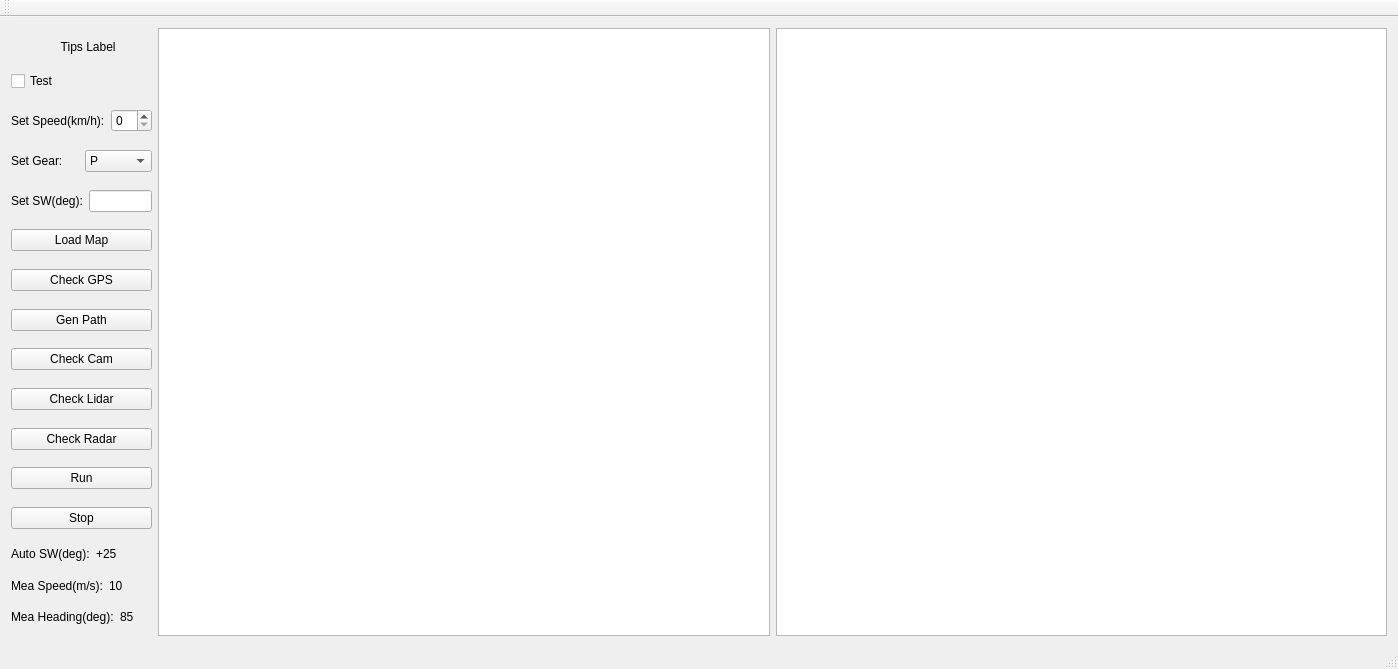
<?xml version="1.0" encoding="UTF-8"?>
<ui version="4.0">
 <class>MainWindow</class>
 <widget class="QMainWindow" name="MainWindow">
  <property name="geometry">
   <rect>
    <x>0</x>
    <y>0</y>
    <width>1398</width>
    <height>669</height>
   </rect>
  </property>
  <property name="windowTitle">
   <string>MainWindow</string>
  </property>
  <widget class="QWidget" name="centralWidget">
   <layout class="QHBoxLayout" name="horizontalLayout_8">
    <item>
     <layout class="QGridLayout" name="gridLayout">
      <item row="0" column="0">
       <layout class="QVBoxLayout" name="verticalLayout">
        <item>
         <spacer name="verticalSpacer_16">
          <property name="orientation">
           <enum>Qt::Vertical</enum>
          </property>
          <property name="sizeHint" stdset="0">
           <size>
            <width>20</width>
            <height>40</height>
           </size>
          </property>
         </spacer>
        </item>
        <item>
         <widget class="QLabel" name="label">
          <property name="sizePolicy">
           <sizepolicy hsizetype="Minimum" vsizetype="Fixed">
            <horstretch>0</horstretch>
            <verstretch>0</verstretch>
           </sizepolicy>
          </property>
          <property name="text">
           <string>               Tips Label</string>
          </property>
         </widget>
        </item>
        <item>
         <spacer name="verticalSpacer_10">
          <property name="orientation">
           <enum>Qt::Vertical</enum>
          </property>
          <property name="sizeHint" stdset="0">
           <size>
            <width>20</width>
            <height>40</height>
           </size>
          </property>
         </spacer>
        </item>
        <item>
         <widget class="QCheckBox" name="checkBox">
          <property name="text">
           <string>Test</string>
          </property>
         </widget>
        </item>
        <item>
         <spacer name="verticalSpacer_11">
          <property name="orientation">
           <enum>Qt::Vertical</enum>
          </property>
          <property name="sizeHint" stdset="0">
           <size>
            <width>20</width>
            <height>40</height>
           </size>
          </property>
         </spacer>
        </item>
        <item>
         <layout class="QHBoxLayout" name="horizontalLayout">
          <item>
           <widget class="QLabel" name="label_2">
            <property name="sizePolicy">
             <sizepolicy hsizetype="Minimum" vsizetype="Minimum">
              <horstretch>0</horstretch>
              <verstretch>0</verstretch>
             </sizepolicy>
            </property>
            <property name="text">
             <string>Set Speed(km/h):</string>
            </property>
           </widget>
          </item>
          <item>
           <widget class="QSpinBox" name="spinBox">
            <property name="sizePolicy">
             <sizepolicy hsizetype="Minimum" vsizetype="Minimum">
              <horstretch>0</horstretch>
              <verstretch>0</verstretch>
             </sizepolicy>
            </property>
           </widget>
          </item>
         </layout>
        </item>
        <item>
         <spacer name="verticalSpacer_12">
          <property name="orientation">
           <enum>Qt::Vertical</enum>
          </property>
          <property name="sizeHint" stdset="0">
           <size>
            <width>20</width>
            <height>40</height>
           </size>
          </property>
         </spacer>
        </item>
        <item>
         <layout class="QHBoxLayout" name="horizontalLayout_2">
          <item>
           <widget class="QLabel" name="label_3">
            <property name="sizePolicy">
             <sizepolicy hsizetype="Minimum" vsizetype="Minimum">
              <horstretch>0</horstretch>
              <verstretch>0</verstretch>
             </sizepolicy>
            </property>
            <property name="text">
             <string>Set Gear:</string>
            </property>
           </widget>
          </item>
          <item>
           <widget class="QComboBox" name="comboBox">
            <property name="sizePolicy">
             <sizepolicy hsizetype="Ignored" vsizetype="Minimum">
              <horstretch>0</horstretch>
              <verstretch>0</verstretch>
             </sizepolicy>
            </property>
            <item>
             <property name="text">
              <string>P</string>
             </property>
            </item>
            <item>
             <property name="text">
              <string>N</string>
             </property>
            </item>
            <item>
             <property name="text">
              <string>D</string>
             </property>
            </item>
            <item>
             <property name="text">
              <string>R</string>
             </property>
            </item>
           </widget>
          </item>
         </layout>
        </item>
        <item>
         <spacer name="verticalSpacer_18">
          <property name="orientation">
           <enum>Qt::Vertical</enum>
          </property>
          <property name="sizeHint" stdset="0">
           <size>
            <width>20</width>
            <height>40</height>
           </size>
          </property>
         </spacer>
        </item>
        <item>
         <layout class="QHBoxLayout" name="horizontalLayout_3">
          <item>
           <widget class="QLabel" name="label_4">
            <property name="sizePolicy">
             <sizepolicy hsizetype="Minimum" vsizetype="Minimum">
              <horstretch>0</horstretch>
              <verstretch>0</verstretch>
             </sizepolicy>
            </property>
            <property name="text">
             <string>Set SW(deg):</string>
            </property>
           </widget>
          </item>
          <item>
           <widget class="QLineEdit" name="lineEdit">
            <property name="sizePolicy">
             <sizepolicy hsizetype="Ignored" vsizetype="Minimum">
              <horstretch>0</horstretch>
              <verstretch>0</verstretch>
             </sizepolicy>
            </property>
           </widget>
          </item>
         </layout>
        </item>
        <item>
         <spacer name="verticalSpacer">
          <property name="orientation">
           <enum>Qt::Vertical</enum>
          </property>
          <property name="sizeHint" stdset="0">
           <size>
            <width>20</width>
            <height>40</height>
           </size>
          </property>
         </spacer>
        </item>
        <item>
         <widget class="QPushButton" name="pushButton">
          <property name="sizePolicy">
           <sizepolicy hsizetype="Minimum" vsizetype="Minimum">
            <horstretch>0</horstretch>
            <verstretch>0</verstretch>
           </sizepolicy>
          </property>
          <property name="text">
           <string>Load Map</string>
          </property>
         </widget>
        </item>
        <item>
         <spacer name="verticalSpacer_2">
          <property name="orientation">
           <enum>Qt::Vertical</enum>
          </property>
          <property name="sizeHint" stdset="0">
           <size>
            <width>20</width>
            <height>40</height>
           </size>
          </property>
         </spacer>
        </item>
        <item>
         <widget class="QPushButton" name="pushButton_2">
          <property name="sizePolicy">
           <sizepolicy hsizetype="Minimum" vsizetype="Minimum">
            <horstretch>0</horstretch>
            <verstretch>0</verstretch>
           </sizepolicy>
          </property>
          <property name="text">
           <string>Check GPS</string>
          </property>
         </widget>
        </item>
        <item>
         <spacer name="verticalSpacer_3">
          <property name="orientation">
           <enum>Qt::Vertical</enum>
          </property>
          <property name="sizeHint" stdset="0">
           <size>
            <width>20</width>
            <height>40</height>
           </size>
          </property>
         </spacer>
        </item>
        <item>
         <widget class="QPushButton" name="pushButton_3">
          <property name="sizePolicy">
           <sizepolicy hsizetype="Minimum" vsizetype="Minimum">
            <horstretch>0</horstretch>
            <verstretch>0</verstretch>
           </sizepolicy>
          </property>
          <property name="text">
           <string>Gen Path</string>
          </property>
         </widget>
        </item>
        <item>
         <spacer name="verticalSpacer_4">
          <property name="orientation">
           <enum>Qt::Vertical</enum>
          </property>
          <property name="sizeHint" stdset="0">
           <size>
            <width>20</width>
            <height>40</height>
           </size>
          </property>
         </spacer>
        </item>
        <item>
         <widget class="QPushButton" name="pushButton_4">
          <property name="sizePolicy">
           <sizepolicy hsizetype="Minimum" vsizetype="Minimum">
            <horstretch>0</horstretch>
            <verstretch>0</verstretch>
           </sizepolicy>
          </property>
          <property name="text">
           <string>Check Cam</string>
          </property>
         </widget>
        </item>
        <item>
         <spacer name="verticalSpacer_5">
          <property name="orientation">
           <enum>Qt::Vertical</enum>
          </property>
          <property name="sizeHint" stdset="0">
           <size>
            <width>20</width>
            <height>40</height>
           </size>
          </property>
         </spacer>
        </item>
        <item>
         <widget class="QPushButton" name="pushButton_5">
          <property name="sizePolicy">
           <sizepolicy hsizetype="Minimum" vsizetype="Minimum">
            <horstretch>0</horstretch>
            <verstretch>0</verstretch>
           </sizepolicy>
          </property>
          <property name="text">
           <string>Check Lidar</string>
          </property>
         </widget>
        </item>
        <item>
         <spacer name="verticalSpacer_6">
          <property name="orientation">
           <enum>Qt::Vertical</enum>
          </property>
          <property name="sizeHint" stdset="0">
           <size>
            <width>20</width>
            <height>40</height>
           </size>
          </property>
         </spacer>
        </item>
        <item>
         <widget class="QPushButton" name="pushButton_6">
          <property name="sizePolicy">
           <sizepolicy hsizetype="Minimum" vsizetype="Minimum">
            <horstretch>0</horstretch>
            <verstretch>0</verstretch>
           </sizepolicy>
          </property>
          <property name="text">
           <string>Check Radar</string>
          </property>
         </widget>
        </item>
        <item>
         <spacer name="verticalSpacer_7">
          <property name="orientation">
           <enum>Qt::Vertical</enum>
          </property>
          <property name="sizeHint" stdset="0">
           <size>
            <width>20</width>
            <height>40</height>
           </size>
          </property>
         </spacer>
        </item>
        <item>
         <widget class="QPushButton" name="pushButton_7">
          <property name="sizePolicy">
           <sizepolicy hsizetype="Minimum" vsizetype="Minimum">
            <horstretch>0</horstretch>
            <verstretch>0</verstretch>
           </sizepolicy>
          </property>
          <property name="text">
           <string>Run</string>
          </property>
         </widget>
        </item>
        <item>
         <spacer name="verticalSpacer_8">
          <property name="orientation">
           <enum>Qt::Vertical</enum>
          </property>
          <property name="sizeHint" stdset="0">
           <size>
            <width>20</width>
            <height>40</height>
           </size>
          </property>
         </spacer>
        </item>
        <item>
         <widget class="QPushButton" name="pushButton_8">
          <property name="sizePolicy">
           <sizepolicy hsizetype="Minimum" vsizetype="Minimum">
            <horstretch>0</horstretch>
            <verstretch>0</verstretch>
           </sizepolicy>
          </property>
          <property name="text">
           <string>Stop</string>
          </property>
         </widget>
        </item>
        <item>
         <spacer name="verticalSpacer_13">
          <property name="orientation">
           <enum>Qt::Vertical</enum>
          </property>
          <property name="sizeHint" stdset="0">
           <size>
            <width>20</width>
            <height>40</height>
           </size>
          </property>
         </spacer>
        </item>
        <item>
         <layout class="QHBoxLayout" name="horizontalLayout_4">
          <item>
           <widget class="QLabel" name="label_5">
            <property name="sizePolicy">
             <sizepolicy hsizetype="Minimum" vsizetype="Minimum">
              <horstretch>0</horstretch>
              <verstretch>0</verstretch>
             </sizepolicy>
            </property>
            <property name="text">
             <string>Auto SW(deg):</string>
            </property>
           </widget>
          </item>
          <item>
           <widget class="QLabel" name="label_6">
            <property name="sizePolicy">
             <sizepolicy hsizetype="Minimum" vsizetype="Minimum">
              <horstretch>0</horstretch>
              <verstretch>0</verstretch>
             </sizepolicy>
            </property>
            <property name="text">
             <string>+25</string>
            </property>
           </widget>
          </item>
         </layout>
        </item>
        <item>
         <spacer name="verticalSpacer_14">
          <property name="orientation">
           <enum>Qt::Vertical</enum>
          </property>
          <property name="sizeHint" stdset="0">
           <size>
            <width>20</width>
            <height>40</height>
           </size>
          </property>
         </spacer>
        </item>
        <item>
         <layout class="QHBoxLayout" name="horizontalLayout_5">
          <item>
           <widget class="QLabel" name="label_7">
            <property name="sizePolicy">
             <sizepolicy hsizetype="Minimum" vsizetype="Minimum">
              <horstretch>0</horstretch>
              <verstretch>0</verstretch>
             </sizepolicy>
            </property>
            <property name="text">
             <string>Mea Speed(m/s):</string>
            </property>
           </widget>
          </item>
          <item>
           <widget class="QLabel" name="label_8">
            <property name="sizePolicy">
             <sizepolicy hsizetype="Minimum" vsizetype="Minimum">
              <horstretch>0</horstretch>
              <verstretch>0</verstretch>
             </sizepolicy>
            </property>
            <property name="text">
             <string>10</string>
            </property>
           </widget>
          </item>
         </layout>
        </item>
        <item>
         <spacer name="verticalSpacer_15">
          <property name="orientation">
           <enum>Qt::Vertical</enum>
          </property>
          <property name="sizeHint" stdset="0">
           <size>
            <width>20</width>
            <height>40</height>
           </size>
          </property>
         </spacer>
        </item>
        <item>
         <layout class="QHBoxLayout" name="horizontalLayout_6">
          <item>
           <widget class="QLabel" name="label_9">
            <property name="sizePolicy">
             <sizepolicy hsizetype="Minimum" vsizetype="Minimum">
              <horstretch>0</horstretch>
              <verstretch>0</verstretch>
             </sizepolicy>
            </property>
            <property name="text">
             <string>Mea Heading(deg):</string>
            </property>
           </widget>
          </item>
          <item>
           <widget class="QLabel" name="label_10">
            <property name="sizePolicy">
             <sizepolicy hsizetype="Minimum" vsizetype="Minimum">
              <horstretch>0</horstretch>
              <verstretch>0</verstretch>
             </sizepolicy>
            </property>
            <property name="text">
             <string>85</string>
            </property>
           </widget>
          </item>
         </layout>
        </item>
        <item>
         <spacer name="verticalSpacer_17">
          <property name="orientation">
           <enum>Qt::Vertical</enum>
          </property>
          <property name="sizeHint" stdset="0">
           <size>
            <width>20</width>
            <height>40</height>
           </size>
          </property>
         </spacer>
        </item>
       </layout>
      </item>
      <item row="0" column="1">
       <layout class="QHBoxLayout" name="horizontalLayout_7">
        <item>
         <widget class="QGraphicsView" name="graphicsView"/>
        </item>
        <item>
         <widget class="QGraphicsView" name="graphicsView_2">
          <property name="layoutDirection">
           <enum>Qt::LeftToRight</enum>
          </property>
          <property name="alignment">
           <set>Qt::AlignLeading|Qt::AlignLeft|Qt::AlignTop</set>
          </property>
         </widget>
        </item>
       </layout>
      </item>
     </layout>
    </item>
   </layout>
  </widget>
  <widget class="QToolBar" name="mainToolBar">
   <attribute name="toolBarArea">
    <enum>TopToolBarArea</enum>
   </attribute>
   <attribute name="toolBarBreak">
    <bool>false</bool>
   </attribute>
  </widget>
  <widget class="QStatusBar" name="statusBar"/>
 </widget>
 <layoutdefault spacing="6" margin="11"/>
 <resources/>
 <connections/>
</ui>
